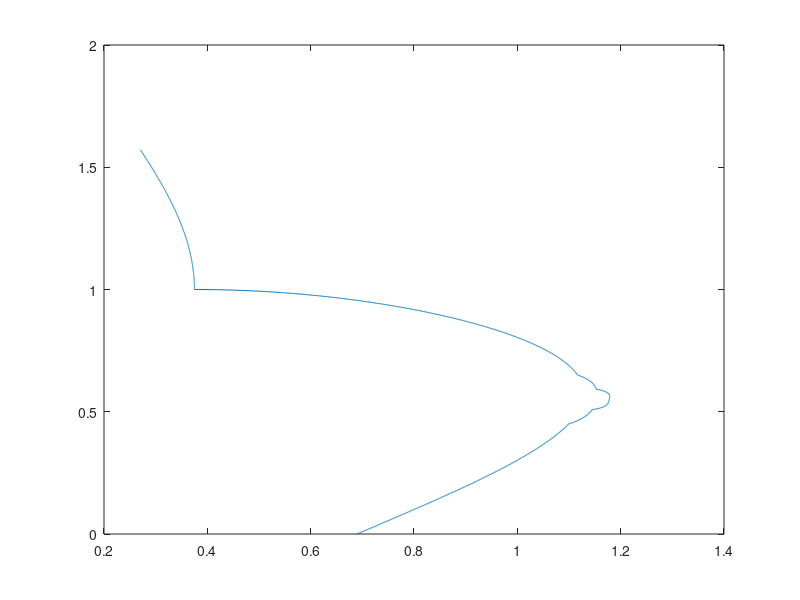

MATLAB code to generate this figure:
a = 1.5;
c = 0.5;
h = 2.75; 

x = 0:pi/10000:pi/2;  % Define the range of x values

y = zeros(size(x*10));  % Initialize y as a vector of zeros

for i = 1:numel(x)
    y(i) = (a * (sqrt((abs(1-x(i)) + 1 - x(i)) / 2)+0.25))* exp(-(1-x(i))^2) + ...
           (c / 40) * ( abs(1 - 16 * (5*x(i)-h)^4) + abs(1 - 512*(5*x(i)-h)^4) + 2 - 528*(5*x(i)-h)^4);
end
%y = ((a*(sqrt((abs(1-x)+ 1-x)/2))*exp(-(1-x).^2))) + (c/40)*( abs(1 - 16*( (5*x-h).^4 )) + abs(1-512*((5*x-h).^4)) + 2 - 528*((5*x-h).^4) );

plot(y, x);
